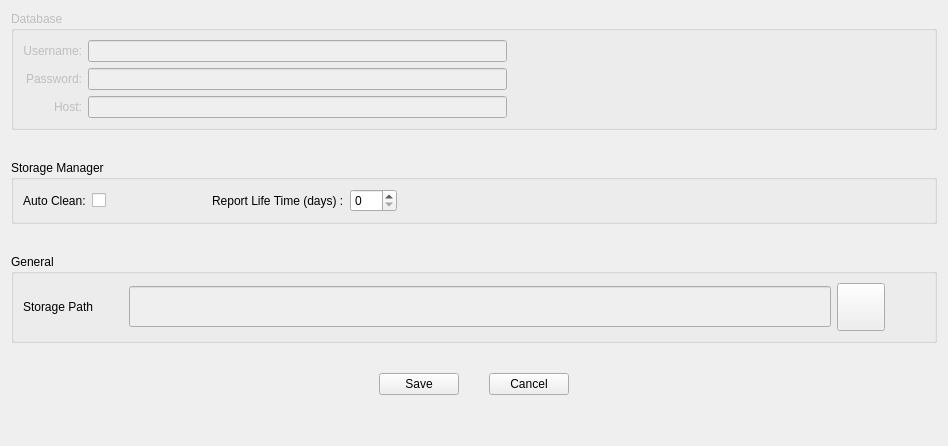
               <widget class="QWidget" name="settingpage_storage_tab">
                <attribute name="title">
                 <string>Storage</string>
                </attribute>
                <layout class="QVBoxLayout" name="verticalLayout_24">
                 <property name="spacing">
                  <number>30</number>
                 </property>
                 <item>
                  <widget class="QGroupBox" name="settingpage_storage_database_groupbox">
                   <property name="enabled">
                    <bool>false</bool>
                   </property>
                   <property name="title">
                    <string>Database</string>
                   </property>
                   <layout class="QGridLayout" name="gridLayout_24">
                    <item row="1" column="0">
                     <widget class="QLabel" name="label_98">
                      <property name="text">
                       <string>Password:</string>
                      </property>
                      <property name="alignment">
                       <set>Qt::AlignRight|Qt::AlignTrailing|Qt::AlignVCenter</set>
                      </property>
                     </widget>
                    </item>
                    <item row="0" column="0">
                     <widget class="QLabel" name="label_35">
                      <property name="text">
                       <string>Username:</string>
                      </property>
                      <property name="alignment">
                       <set>Qt::AlignRight|Qt::AlignTrailing|Qt::AlignVCenter</set>
                      </property>
                     </widget>
                    </item>
                    <item row="1" column="1">
                     <widget class="QLineEdit" name="settingpage_db_password"/>
                    </item>
                    <item row="0" column="1">
                     <widget class="QLineEdit" name="settingpage_db_username"/>
                    </item>
                    <item row="0" column="2">
                     <spacer name="horizontalSpacer_111">
                      <property name="orientation">
                       <enum>Qt::Horizontal</enum>
                      </property>
                      <property name="sizeHint" stdset="0">
                       <size>
                        <width>40</width>
                        <height>20</height>
                       </size>
                      </property>
                     </spacer>
                    </item>
                    <item row="2" column="0">
                     <widget class="QLabel" name="label_102">
                      <property name="text">
                       <string>Host:</string>
                      </property>
                      <property name="alignment">
                       <set>Qt::AlignRight|Qt::AlignTrailing|Qt::AlignVCenter</set>
                      </property>
                     </widget>
                    </item>
                    <item row="2" column="1">
                     <widget class="QLineEdit" name="settingpage_db_host"/>
                    </item>
                   </layout>
                  </widget>
                 </item>
                 <item>
                  <widget class="QGroupBox" name="groupBox_5">
                   <property name="title">
                    <string>Storage Manager</string>
                   </property>
                   <layout class="QGridLayout" name="gridLayout_11">
                    <item row="1" column="4">
                     <widget class="QLabel" name="label_32">
                      <property name="styleSheet">
                       <string notr="true">max-width: 300px;</string>
                      </property>
                      <property name="text">
                       <string>Report Life Time (days) :</string>
                      </property>
                     </widget>
                    </item>
                    <item row="1" column="5">
                     <widget class="QSpinBox" name="settingpage_storage_life_time_spinbox">
                      <property name="maximum">
                       <number>365</number>
                      </property>
                     </widget>
                    </item>
                    <item row="1" column="6">
                     <spacer name="horizontalSpacer_23">
                      <property name="orientation">
                       <enum>Qt::Horizontal</enum>
                      </property>
                      <property name="sizeHint" stdset="0">
                       <size>
                        <width>40</width>
                        <height>20</height>
                       </size>
                      </property>
                     </spacer>
                    </item>
                    <item row="1" column="1">
                     <widget class="QCheckBox" name="settingpage_storage_auto_clean_checkbox">
                      <property name="enabled">
                       <bool>true</bool>
                      </property>
                      <property name="styleSheet">
                       <string notr="true"/>
                      </property>
                      <property name="text">
                       <string/>
                      </property>
                      <property name="checkable">
                       <bool>true</bool>
                      </property>
                      <property name="checked">
                       <bool>false</bool>
                      </property>
                      <property name="tristate">
                       <bool>false</bool>
                      </property>
                     </widget>
                    </item>
                    <item row="1" column="2">
                     <spacer name="horizontalSpacer_21">
                      <property name="orientation">
                       <enum>Qt::Horizontal</enum>
                      </property>
                      <property name="sizeType">
                       <enum>QSizePolicy::Maximum</enum>
                      </property>
                      <property name="sizeHint" stdset="0">
                       <size>
                        <width>100</width>
                        <height>20</height>
                       </size>
                      </property>
                     </spacer>
                    </item>
                    <item row="1" column="0">
                     <widget class="QLabel" name="label_31">
                      <property name="text">
                       <string>Auto Clean:</string>
                      </property>
                     </widget>
                    </item>
                   </layout>
                  </widget>
                 </item>
                 <item>
                  <widget class="QGroupBox" name="groupBox_3">
                   <property name="title">
                    <string>General</string>
                   </property>
                   <layout class="QGridLayout" name="gridLayout_17">
                    <item row="0" column="2">
                     <widget class="QPushButton" name="settingpage_storage_select_dir_btn">
                      <property name="styleSheet">
                       <string notr="true">QPushButton{
min-width:40px;
min-height: 40px;

}</string>
                      </property>
                      <property name="text">
                       <string/>
                      </property>
                      <property name="icon">
                       <iconset resource="Assets/Assets.qrc">
                        <normaloff>:/assets/icons/icons8-folder-50.png</normaloff>:/assets/icons/icons8-folder-50.png</iconset>
                      </property>
                     </widget>
                    </item>
                    <item row="0" column="3">
                     <spacer name="horizontalSpacer_57">
                      <property name="orientation">
                       <enum>Qt::Horizontal</enum>
                      </property>
                      <property name="sizeHint" stdset="0">
                       <size>
                        <width>40</width>
                        <height>20</height>
                       </size>
                      </property>
                     </spacer>
                    </item>
                    <item row="0" column="0">
                     <widget class="QLabel" name="label">
                      <property name="minimumSize">
                       <size>
                        <width>110</width>
                        <height>0</height>
                       </size>
                      </property>
                      <property name="styleSheet">
                       <string notr="true">min-width:100px;</string>
                      </property>
                      <property name="text">
                       <string>Storage Path</string>
                      </property>
                     </widget>
                    </item>
                    <item row="0" column="1">
                     <widget class="QLineEdit" name="settingpage_storage_path_input">
                      <property name="enabled">
                       <bool>false</bool>
                      </property>
                      <property name="minimumSize">
                       <size>
                        <width>730</width>
                        <height>41</height>
                       </size>
                      </property>
                      <property name="maximumSize">
                       <size>
                        <width>310</width>
                        <height>16777215</height>
                       </size>
                      </property>
                      <property name="styleSheet">
                       <string notr="true">QLineEdit{
min-width: 700px;

}</string>
                      </property>
                     </widget>
                    </item>
                   </layout>
                  </widget>
                 </item>
                 <item>
                  <layout class="QHBoxLayout" name="horizontalLayout_42">
                   <property name="topMargin">
                    <number>0</number>
                   </property>
                   <item>
                    <spacer name="horizontalSpacer_74">
                     <property name="orientation">
                      <enum>Qt::Horizontal</enum>
                     </property>
                     <property name="sizeHint" stdset="0">
                      <size>
                       <width>40</width>
                       <height>20</height>
                      </size>
                     </property>
                    </spacer>
                   </item>
                   <item>
                    <widget class="QPushButton" name="settingpage_storage_save_btn">
                     <property name="text">
                      <string>Save</string>
                     </property>
                    </widget>
                   </item>
                   <item>
                    <widget class="QPushButton" name="settingpage_storage_cancel_btn">
                     <property name="text">
                      <string>Cancel</string>
                     </property>
                    </widget>
                   </item>
                   <item>
                    <spacer name="horizontalSpacer_67">
                     <property name="orientation">
                      <enum>Qt::Horizontal</enum>
                     </property>
                     <property name="sizeHint" stdset="0">
                      <size>
                       <width>40</width>
                       <height>20</height>
                      </size>
                     </property>
                    </spacer>
                   </item>
                  </layout>
                 </item>
                 <item>
                  <spacer name="verticalSpacer_27">
                   <property name="orientation">
                    <enum>Qt::Vertical</enum>
                   </property>
                   <property name="sizeHint" stdset="0">
                    <size>
                     <width>20</width>
                     <height>40</height>
                    </size>
                   </property>
                  </spacer>
                 </item>
                </layout>
               </widget>
